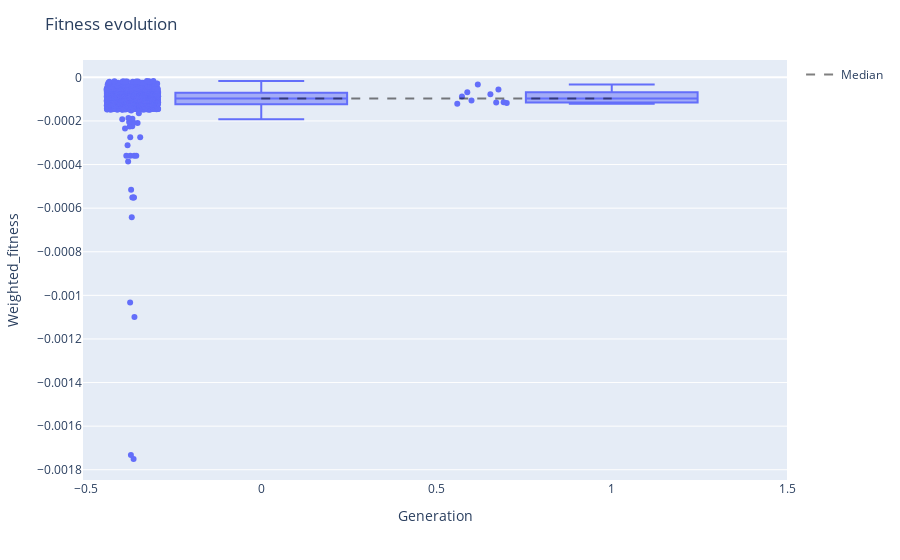

The cell this chart's notebook holds for it:
### Code cell
viewer.fitness_evolution(points="all")

### Figure 1 — Plotly figure (JSON) as saved in the notebook; plotly's stock layout.template omitted (floating-point values rounded to 4 significant figures; data arrays with more than 128 entries replaced by an {"elided": "..."} marker saying what was removed)
{"data": [{"alignmentgroup": "True", "boxpoints": "all", "hovertemplate": "Generation=%{x}<br>Weighted_fitness=%{y}<extra></extra>", "legendgroup": "", "marker": {"color": "#636efa"}, "name": "", "notched": false, "offsetgroup": "", "orientation": "v", "showlegend": false, "type": "box", "x": {"elided": "1802 int values"}, "x0": " ", "xaxis": "x", "y": {"elided": "1802 float values"}, "y0": " ", "yaxis": "y"}, {"line": {"color": "rgba(0,0,0,0.5)", "dash": "dash", "width": 2}, "mode": "lines", "name": "Median", "type": "scatter", "x": [0, 1], "y": [-9.644e-05, -9.693e-05]}], "layout": {"boxmode": "group", "legend": {"tracegroupgap": 0}, "margin": {"t": 60}, "title": {"text": "Fitness evolution"}, "xaxis": {"anchor": "y", "domain": [0, 1], "title": {"text": "Generation"}}, "yaxis": {"anchor": "x", "domain": [0, 1], "title": {"text": "Weighted_fitness"}}}}
